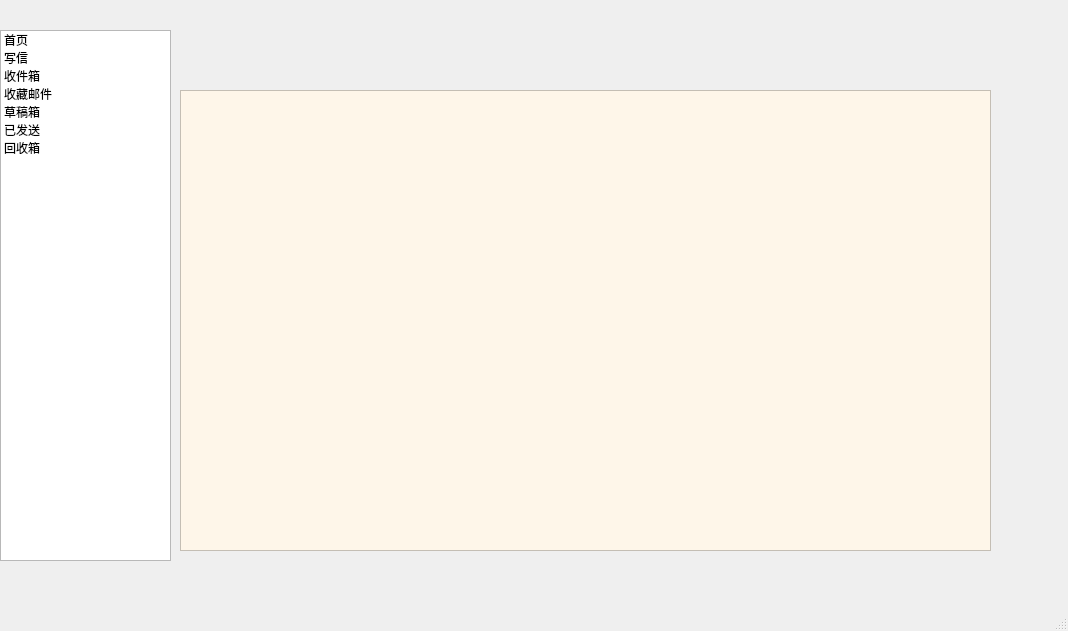
<?xml version="1.0" encoding="UTF-8"?>
<ui version="4.0">
 <class>mainwindow</class>
 <widget class="QMainWindow" name="mainwindow">
  <property name="geometry">
   <rect>
    <x>0</x>
    <y>0</y>
    <width>1068</width>
    <height>631</height>
   </rect>
  </property>
  <property name="windowTitle">
   <string>MainWindow</string>
  </property>
  <property name="styleSheet">
   <string notr="true"/>
  </property>
  <widget class="QWidget" name="centralwidget">
   <widget class="QStackedWidget" name="stackedWidget">
    <property name="geometry">
     <rect>
      <x>170</x>
      <y>10</y>
      <width>831</width>
      <height>591</height>
     </rect>
    </property>
    <property name="currentIndex">
     <number>5</number>
    </property>
    <widget class="QWidget" name="page_Homepage">
     <widget class="QLabel" name="label_2">
      <property name="geometry">
       <rect>
        <x>30</x>
        <y>70</y>
        <width>731</width>
        <height>451</height>
       </rect>
      </property>
      <property name="styleSheet">
       <string notr="true">font: 80pt &quot;Edwardian Script ITC&quot;;

</string>
      </property>
      <property name="text">
       <string>      FlowerMail</string>
      </property>
     </widget>
    </widget>
    <widget class="QWidget" name="page_Writeletter">
     <widget class="QPushButton" name="Btn_preview">
      <property name="geometry">
       <rect>
        <x>90</x>
        <y>20</y>
        <width>51</width>
        <height>28</height>
       </rect>
      </property>
      <property name="text">
       <string>预览</string>
      </property>
     </widget>
     <widget class="QPushButton" name="Btn_draft">
      <property name="geometry">
       <rect>
        <x>140</x>
        <y>20</y>
        <width>61</width>
        <height>28</height>
       </rect>
      </property>
      <property name="text">
       <string>存草稿</string>
      </property>
     </widget>
     <widget class="QPushButton" name="Btn_cancel">
      <property name="geometry">
       <rect>
        <x>200</x>
        <y>20</y>
        <width>51</width>
        <height>28</height>
       </rect>
      </property>
      <property name="text">
       <string>取消</string>
      </property>
     </widget>
     <widget class="QPushButton" name="Btn_send">
      <property name="geometry">
       <rect>
        <x>20</x>
        <y>20</y>
        <width>71</width>
        <height>28</height>
       </rect>
      </property>
      <property name="text">
       <string>发送</string>
      </property>
     </widget>
     <widget class="QLabel" name="label_reciever">
      <property name="geometry">
       <rect>
        <x>20</x>
        <y>80</y>
        <width>81</width>
        <height>31</height>
       </rect>
      </property>
      <property name="text">
       <string>收件人：</string>
      </property>
     </widget>
     <widget class="QLabel" name="label_theme">
      <property name="geometry">
       <rect>
        <x>20</x>
        <y>140</y>
        <width>71</width>
        <height>21</height>
       </rect>
      </property>
      <property name="text">
       <string>主题：</string>
      </property>
     </widget>
     <widget class="QLineEdit" name="Editor_reciever">
      <property name="geometry">
       <rect>
        <x>80</x>
        <y>80</y>
        <width>711</width>
        <height>31</height>
       </rect>
      </property>
      <property name="styleSheet">
       <string notr="true">background-color: rgb(254, 246, 233);</string>
      </property>
     </widget>
     <widget class="QPushButton" name="Btn_resend">
      <property name="geometry">
       <rect>
        <x>590</x>
        <y>20</y>
        <width>61</width>
        <height>31</height>
       </rect>
      </property>
      <property name="text">
       <string>抄送</string>
      </property>
     </widget>
     <widget class="QPushButton" name="Btn_sendsecret">
      <property name="geometry">
       <rect>
        <x>650</x>
        <y>20</y>
        <width>61</width>
        <height>31</height>
       </rect>
      </property>
      <property name="text">
       <string>密送</string>
      </property>
     </widget>
     <widget class="QPushButton" name="Btn_qfdx">
      <property name="geometry">
       <rect>
        <x>710</x>
        <y>20</y>
        <width>81</width>
        <height>31</height>
       </rect>
      </property>
      <property name="text">
       <string>群发单显</string>
      </property>
     </widget>
     <widget class="QLineEdit" name="Editor_theme">
      <property name="geometry">
       <rect>
        <x>80</x>
        <y>140</y>
        <width>711</width>
        <height>31</height>
       </rect>
      </property>
      <property name="styleSheet">
       <string notr="true">background-color: rgb(254, 246, 233);</string>
      </property>
     </widget>
     <widget class="QTextEdit" name="textEdit">
      <property name="geometry">
       <rect>
        <x>20</x>
        <y>220</y>
        <width>801</width>
        <height>331</height>
       </rect>
      </property>
      <property name="styleSheet">
       <string notr="true">background-color: rgb(254, 246, 233);</string>
      </property>
     </widget>
     <widget class="QPushButton" name="Btn_send_2">
      <property name="geometry">
       <rect>
        <x>560</x>
        <y>510</y>
        <width>61</width>
        <height>31</height>
       </rect>
      </property>
      <property name="text">
       <string>发送</string>
      </property>
     </widget>
     <widget class="QPushButton" name="Btn_add">
      <property name="geometry">
       <rect>
        <x>20</x>
        <y>190</y>
        <width>93</width>
        <height>28</height>
       </rect>
      </property>
      <property name="text">
       <string>添加附件：</string>
      </property>
     </widget>
     <widget class="QToolButton" name="toolButton">
      <property name="geometry">
       <rect>
        <x>700</x>
        <y>190</y>
        <width>47</width>
        <height>21</height>
       </rect>
      </property>
      <property name="text">
       <string>...</string>
      </property>
     </widget>
     <widget class="QPushButton" name="Btn_cancel_2">
      <property name="geometry">
       <rect>
        <x>630</x>
        <y>510</y>
        <width>61</width>
        <height>31</height>
       </rect>
      </property>
      <property name="text">
       <string>取消</string>
      </property>
     </widget>
     <widget class="QLabel" name="label_sender">
      <property name="geometry">
       <rect>
        <x>540</x>
        <y>480</y>
        <width>151</width>
        <height>16</height>
       </rect>
      </property>
      <property name="text">
       <string/>
      </property>
     </widget>
    </widget>
    <widget class="QWidget" name="page_Recieverpage">
     <widget class="QWidget" name="widget" native="true">
      <property name="geometry">
       <rect>
        <x>1</x>
        <y>21</y>
        <width>831</width>
        <height>541</height>
       </rect>
      </property>
      <widget class="QTableView" name="tableView">
       <property name="geometry">
        <rect>
         <x>10</x>
         <y>60</y>
         <width>811</width>
         <height>461</height>
        </rect>
       </property>
       <property name="styleSheet">
        <string notr="true">background-color: rgb(254, 246, 233);</string>
       </property>
      </widget>
      <widget class="QWidget" name="widget_2" native="true">
       <property name="geometry">
        <rect>
         <x>0</x>
         <y>0</y>
         <width>580</width>
         <height>50</height>
        </rect>
       </property>
       <layout class="QHBoxLayout" name="horizontalLayout">
        <item>
         <widget class="QPushButton" name="btn_receive_selectall">
          <property name="text">
           <string>全部选择</string>
          </property>
         </widget>
        </item>
        <item>
         <widget class="QPushButton" name="pushButton_readall">
          <property name="text">
           <string>全部已读</string>
          </property>
         </widget>
        </item>
        <item>
         <widget class="QPushButton" name="btn_receive_delete">
          <property name="text">
           <string>删除</string>
          </property>
         </widget>
        </item>
        <item>
         <widget class="QPushButton" name="btn_receive_deleteall">
          <property name="text">
           <string>彻底删除</string>
          </property>
         </widget>
        </item>
        <item>
         <spacer name="horizontalSpacer_3">
          <property name="orientation">
           <enum>Qt::Horizontal</enum>
          </property>
          <property name="sizeHint" stdset="0">
           <size>
            <width>48</width>
            <height>20</height>
           </size>
          </property>
         </spacer>
        </item>
        <item>
         <spacer name="horizontalSpacer_4">
          <property name="orientation">
           <enum>Qt::Horizontal</enum>
          </property>
          <property name="sizeHint" stdset="0">
           <size>
            <width>48</width>
            <height>20</height>
           </size>
          </property>
         </spacer>
        </item>
        <item>
         <spacer name="horizontalSpacer_5">
          <property name="orientation">
           <enum>Qt::Horizontal</enum>
          </property>
          <property name="sizeHint" stdset="0">
           <size>
            <width>48</width>
            <height>20</height>
           </size>
          </property>
         </spacer>
        </item>
       </layout>
      </widget>
     </widget>
    </widget>
    <widget class="QWidget" name="page_Starletter">
     <widget class="QWidget" name="widget_3" native="true">
      <property name="geometry">
       <rect>
        <x>10</x>
        <y>20</y>
        <width>821</width>
        <height>531</height>
       </rect>
      </property>
      <widget class="QTableView" name="tableView_star">
       <property name="geometry">
        <rect>
         <x>0</x>
         <y>60</y>
         <width>811</width>
         <height>461</height>
        </rect>
       </property>
       <property name="styleSheet">
        <string notr="true">background-color: rgb(254, 246, 233);</string>
       </property>
      </widget>
      <widget class="QWidget" name="widget_4" native="true">
       <property name="geometry">
        <rect>
         <x>-10</x>
         <y>0</y>
         <width>621</width>
         <height>51</height>
        </rect>
       </property>
       <layout class="QHBoxLayout" name="horizontalLayout_2">
        <item>
         <widget class="QPushButton" name="btn_star_selectall">
          <property name="text">
           <string>全部选择</string>
          </property>
         </widget>
        </item>
        <item>
         <widget class="QPushButton" name="btn_star_cancel">
          <property name="text">
           <string>取消星标</string>
          </property>
         </widget>
        </item>
        <item>
         <spacer name="horizontalSpacer_6">
          <property name="orientation">
           <enum>Qt::Horizontal</enum>
          </property>
          <property name="sizeHint" stdset="0">
           <size>
            <width>398</width>
            <height>20</height>
           </size>
          </property>
         </spacer>
        </item>
       </layout>
      </widget>
     </widget>
    </widget>
    <widget class="QWidget" name="page_Draftletter">
     <widget class="QWidget" name="widget_5" native="true">
      <property name="geometry">
       <rect>
        <x>0</x>
        <y>20</y>
        <width>831</width>
        <height>531</height>
       </rect>
      </property>
      <widget class="QTableView" name="tableView_draft">
       <property name="geometry">
        <rect>
         <x>11</x>
         <y>58</y>
         <width>811</width>
         <height>461</height>
        </rect>
       </property>
       <property name="styleSheet">
        <string notr="true">background-color: rgb(254, 246, 233);</string>
       </property>
      </widget>
      <widget class="QWidget" name="widget_6" native="true">
       <property name="geometry">
        <rect>
         <x>0</x>
         <y>0</y>
         <width>831</width>
         <height>50</height>
        </rect>
       </property>
       <layout class="QHBoxLayout" name="horizontalLayout_3">
        <item>
         <widget class="QPushButton" name="pushButton_5">
          <property name="text">
           <string>删除</string>
          </property>
         </widget>
        </item>
        <item>
         <spacer name="horizontalSpacer_7">
          <property name="orientation">
           <enum>Qt::Horizontal</enum>
          </property>
          <property name="sizeHint" stdset="0">
           <size>
            <width>474</width>
            <height>20</height>
           </size>
          </property>
         </spacer>
        </item>
        <item>
         <widget class="QPushButton" name="pushButton_f5">
          <property name="text">
           <string>刷新</string>
          </property>
         </widget>
        </item>
       </layout>
      </widget>
     </widget>
    </widget>
    <widget class="QWidget" name="page_Sendedpage">
     <widget class="QTableView" name="tableView_sended">
      <property name="geometry">
       <rect>
        <x>10</x>
        <y>80</y>
        <width>811</width>
        <height>461</height>
       </rect>
      </property>
      <property name="styleSheet">
       <string notr="true">background-color: rgb(254, 246, 233);</string>
      </property>
     </widget>
    </widget>
    <widget class="QWidget" name="page_Bin">
     <widget class="QWidget" name="widget_7" native="true">
      <property name="geometry">
       <rect>
        <x>0</x>
        <y>20</y>
        <width>831</width>
        <height>531</height>
       </rect>
      </property>
      <widget class="QWidget" name="widget_8" native="true">
       <property name="geometry">
        <rect>
         <x>0</x>
         <y>0</y>
         <width>606</width>
         <height>50</height>
        </rect>
       </property>
       <layout class="QHBoxLayout" name="horizontalLayout_4">
        <item>
         <widget class="QPushButton" name="pushButton_6">
          <property name="text">
           <string>选择全部</string>
          </property>
         </widget>
        </item>
        <item>
         <widget class="QPushButton" name="pushButton_7">
          <property name="text">
           <string>恢复</string>
          </property>
         </widget>
        </item>
        <item>
         <widget class="QPushButton" name="pushButton_8">
          <property name="text">
           <string>彻底删除</string>
          </property>
         </widget>
        </item>
        <item>
         <spacer name="horizontalSpacer_8">
          <property name="orientation">
           <enum>Qt::Horizontal</enum>
          </property>
          <property name="sizeHint" stdset="0">
           <size>
            <width>284</width>
            <height>20</height>
           </size>
          </property>
         </spacer>
        </item>
       </layout>
      </widget>
      <widget class="QTableView" name="tableView_bin">
       <property name="geometry">
        <rect>
         <x>11</x>
         <y>58</y>
         <width>811</width>
         <height>461</height>
        </rect>
       </property>
       <property name="styleSheet">
        <string notr="true">background-color: rgb(254, 246, 233);</string>
       </property>
      </widget>
     </widget>
    </widget>
   </widget>
   <widget class="QListWidget" name="listWidget">
    <property name="geometry">
     <rect>
      <x>0</x>
      <y>30</y>
      <width>171</width>
      <height>531</height>
     </rect>
    </property>
    <property name="styleSheet">
     <string notr="true">background-image: url(:/new/prefix1/back2.png);
font: 75 9pt &quot;Agency FB&quot;;
font: 18pt &quot;宋体&quot;;
</string>
    </property>
    <item>
     <property name="text">
      <string>首页</string>
     </property>
    </item>
    <item>
     <property name="text">
      <string>写信</string>
     </property>
    </item>
    <item>
     <property name="text">
      <string>收件箱</string>
     </property>
    </item>
    <item>
     <property name="text">
      <string>收藏邮件</string>
     </property>
    </item>
    <item>
     <property name="text">
      <string>草稿箱</string>
     </property>
    </item>
    <item>
     <property name="text">
      <string>已发送</string>
     </property>
    </item>
    <item>
     <property name="text">
      <string>回收箱</string>
     </property>
    </item>
   </widget>
  </widget>
  <widget class="QMenuBar" name="menubar">
   <property name="geometry">
    <rect>
     <x>0</x>
     <y>0</y>
     <width>1068</width>
     <height>26</height>
    </rect>
   </property>
  </widget>
  <widget class="QStatusBar" name="statusbar"/>
 </widget>
 <resources/>
 <connections/>
</ui>
